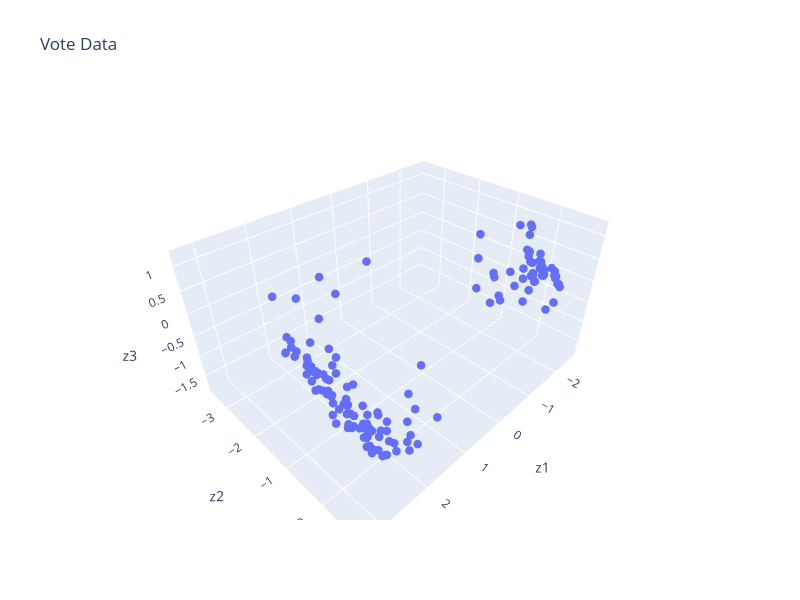

The cell this chart's notebook holds for it:
### Markdown cell above
It looks like this graph plateaus after the third principal component, so our "elbow" is at PC3, and most of the variance is captured by just the first three principal components. Let's use these PCs to visualize the latent vector representation of $X$!

### Code cell
# Calculate the latent vector representation (US or XV)
# using the first 3 principal components
Z = (u * s)[:, :3]
vote_2d = pl.DataFrame(
    {"member": vote_pivot["member"], "z1": Z[:, 0], "z2": Z[:, 1], "z3": Z[:, 2]}
)

# Plot the latent vector representation
fig = px.scatter_3d(vote_2d, x='z1', y='z2', z='z3', title='Vote Data', width=800, height=600)
fig.update_traces(marker=dict(size=5))

### Figure 1 — Plotly figure (JSON) as saved in the notebook; plotly's stock layout.template omitted (floating-point values rounded to 4 significant figures; data arrays with more than 128 entries replaced by an {"elided": "..."} marker saying what was removed)
{"data": [{"hovertemplate": "z1=%{x}<br>z2=%{y}<br>z3=%{z}<extra></extra>", "legendgroup": "", "marker": {"color": "#636efa", "size": 5, "symbol": "circle"}, "mode": "markers", "name": "", "scene": "scene", "showlegend": false, "type": "scatter3d", "x": {"elided": "441 float values"}, "y": {"elided": "441 float values"}, "z": {"elided": "441 float values"}}], "layout": {"height": 600, "legend": {"tracegroupgap": 0}, "scene": {"domain": {"x": [0.0, 1.0], "y": [0.0, 1.0]}, "xaxis": {"title": {"text": "z1"}}, "yaxis": {"title": {"text": "z2"}}, "zaxis": {"title": {"text": "z3"}}}, "title": {"text": "Vote Data"}, "width": 800}}
